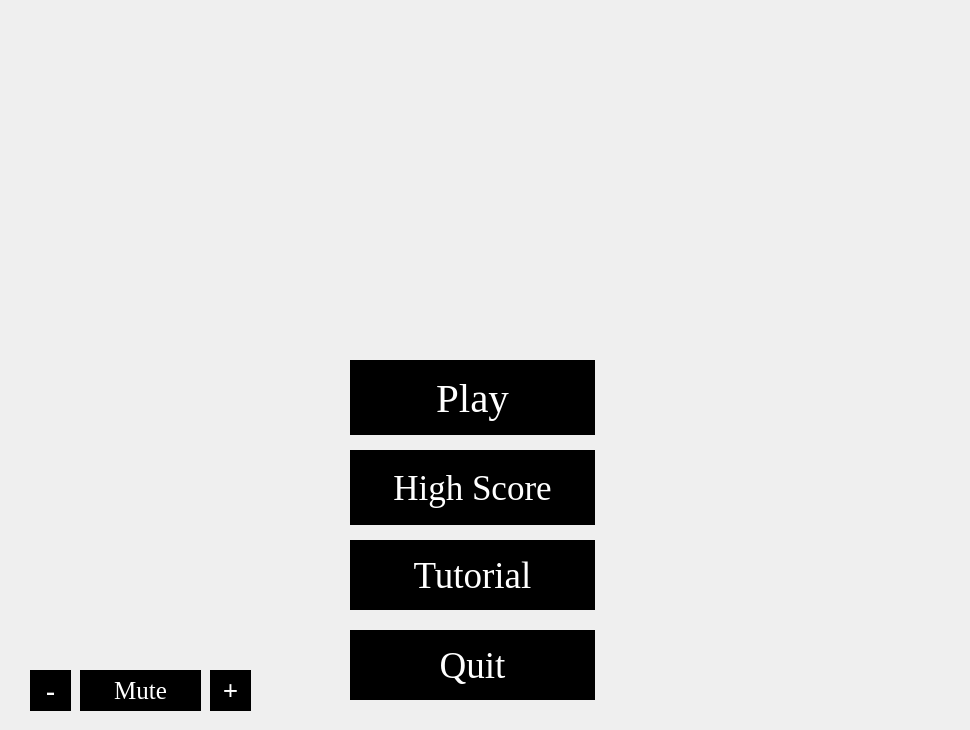
    <widget class="QWidget" name="page">
     <widget class="QPushButton" name="highscoreBT">
      <property name="geometry">
       <rect>
        <x>350</x>
        <y>450</y>
        <width>245</width>
        <height>75</height>
       </rect>
      </property>
      <property name="font">
       <font>
        <family>Times New Roman</family>
        <pointsize>26</pointsize>
       </font>
      </property>
      <property name="styleSheet">
       <string notr="true">color: white;
background-color: black;
border-radius: 0;</string>
      </property>
      <property name="text">
       <string>High Score</string>
      </property>
     </widget>
     <widget class="QPushButton" name="tutoriaBT">
      <property name="geometry">
       <rect>
        <x>350</x>
        <y>540</y>
        <width>245</width>
        <height>70</height>
       </rect>
      </property>
      <property name="font">
       <font>
        <family>Times New Roman</family>
        <pointsize>28</pointsize>
       </font>
      </property>
      <property name="styleSheet">
       <string notr="true">color: white;
background-color: black;
border-radius: 0;</string>
      </property>
      <property name="text">
       <string>Tutorial</string>
      </property>
     </widget>
     <widget class="QPushButton" name="quitBT">
      <property name="geometry">
       <rect>
        <x>350</x>
        <y>630</y>
        <width>245</width>
        <height>70</height>
       </rect>
      </property>
      <property name="font">
       <font>
        <family>Times New Roman</family>
        <pointsize>28</pointsize>
       </font>
      </property>
      <property name="contextMenuPolicy">
       <enum>Qt::DefaultContextMenu</enum>
      </property>
      <property name="styleSheet">
       <string notr="true">color: white;
background-color: black;
border-radius: 0;</string>
      </property>
      <property name="text">
       <string>Quit</string>
      </property>
     </widget>
     <widget class="QPushButton" name="playBT">
      <property name="geometry">
       <rect>
        <x>350</x>
        <y>360</y>
        <width>245</width>
        <height>75</height>
       </rect>
      </property>
      <property name="font">
       <font>
        <family>Times New Roman</family>
        <pointsize>31</pointsize>
       </font>
      </property>
      <property name="styleSheet">
       <string notr="true">color: white;
background-color: black;
border-radius: 0;</string>
      </property>
      <property name="text">
       <string>Play</string>
      </property>
     </widget>
     <widget class="QLabel" name="mainBG">
      <property name="geometry">
       <rect>
        <x>0</x>
        <y>0</y>
        <width>961</width>
        <height>721</height>
       </rect>
      </property>
      <property name="text">
       <string/>
      </property>
      <property name="pixmap">
       <pixmap resource="resource.qrc">:/img/img/dududu.png</pixmap>
      </property>
     </widget>
     <widget class="QPushButton" name="muteBt">
      <property name="geometry">
       <rect>
        <x>80</x>
        <y>670</y>
        <width>121</width>
        <height>41</height>
       </rect>
      </property>
      <property name="font">
       <font>
        <family>Times New Roman</family>
        <pointsize>19</pointsize>
       </font>
      </property>
      <property name="styleSheet">
       <string notr="true">color: white;
background-color: black;
border-radius: 0;</string>
      </property>
      <property name="text">
       <string>Mute</string>
      </property>
     </widget>
     <widget class="QPushButton" name="addSoundBT">
      <property name="geometry">
       <rect>
        <x>210</x>
        <y>670</y>
        <width>41</width>
        <height>41</height>
       </rect>
      </property>
      <property name="font">
       <font>
        <family>Times New Roman</family>
        <pointsize>20</pointsize>
        <weight>75</weight>
        <bold>true</bold>
       </font>
      </property>
      <property name="styleSheet">
       <string notr="true">color: white;
background-color: black;
border-radius: 0;</string>
      </property>
      <property name="text">
       <string>+</string>
      </property>
     </widget>
     <widget class="QPushButton" name="lowSoundBT">
      <property name="geometry">
       <rect>
        <x>30</x>
        <y>670</y>
        <width>41</width>
        <height>41</height>
       </rect>
      </property>
      <property name="font">
       <font>
        <family>Times New Roman</family>
        <pointsize>20</pointsize>
        <weight>75</weight>
        <bold>true</bold>
       </font>
      </property>
      <property name="styleSheet">
       <string notr="true">color: white;
background-color: black;
border-radius: 0;</string>
      </property>
      <property name="text">
       <string>-</string>
      </property>
     </widget>
     <zorder>mainBG</zorder>
     <zorder>highscoreBT</zorder>
     <zorder>tutoriaBT</zorder>
     <zorder>quitBT</zorder>
     <zorder>playBT</zorder>
     <zorder>muteBt</zorder>
     <zorder>addSoundBT</zorder>
     <zorder>lowSoundBT</zorder>
    </widget>
